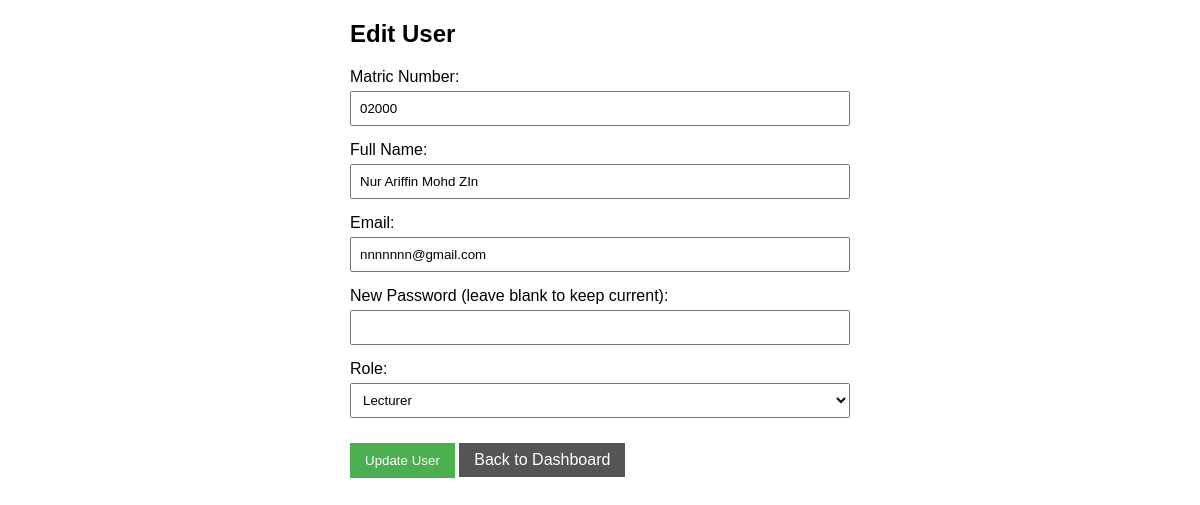
The app's page /edit.php?id=1 (signed in) with its own data.
### tables this page shows
CREATE TABLE `users` (
  `id` int(11) NOT NULL,
  `matric` varchar(20) NOT NULL,
  `name` varchar(100) NOT NULL,
  `email` varchar(100) NOT NULL,
  `password` varchar(255) NOT NULL,
  `accessLevel` varchar(20) NOT NULL
);

### edit.php (the view, shortened to what this page needs)
<?php
$conn = new mysqli('localhost', 'root', '', 'Lab_5b');
$id = $_GET['id'];
$sql = "SELECT * FROM users WHERE id = ?";
$stmt = $conn->prepare($sql);
$stmt->bind_param("i", $id);
$stmt->execute();
$result = $stmt->get_result();
$user = $result->fetch_assoc();
?>
<!DOCTYPE html>
<html>
<head>
</head>
<body>
    <div class="container">
        <h2>Edit User</h2>
        <form method="post" action="">
            <div class="form-group">
                <label for="matric">Matric Number:</label>
                <input type="text" id="matric" name="matric" value="<?php echo htmlspecialchars($user['matric']); ?>" required>
            </div>
            <div class="form-group">
                <label for="name">Full Name:</label>
                <input type="text" id="name" name="name" value="<?php echo htmlspecialchars($user['name']); ?>" required>
            </div>
            <div class="form-group">
                <label for="email">Email:</label>
                <input type="email" id="email" name="email" value="<?php echo htmlspecialchars($user['email']); ?>" required>
            </div>
            <div class="form-group">
                <label for="password">New Password (leave blank to keep current):</label>
                <input type="password" id="password" name="password">
            </div>
            <div class="form-group">
                <label for="accessLevel">Role:</label>
                <select id="accessLevel" name="accessLevel" required>
                    <option value="lecturer" <?php echo ($user['accessLevel'] == 'lecturer') ? 'selected' : ''; ?>>Lecturer</option>
                </select>
            </div>
            <button type="submit">Update User</button>
            <a href="dashboard.php" class="back-btn">Back to Dashboard</a>
        </form>
    </div>
</body>
</html>

### edit.php (style rules this page uses)
body { font-family: Arial, sans-serif; margin: 20px; }
.container { max-width: 500px; margin: 0 auto; }
.form-group { margin-bottom: 15px; }
label { display: block; margin-bottom: 5px; }
input, select { width: 100%; padding: 8px; box-sizing: border-box; }
button { padding: 10px 15px; background-color: #4CAF50; color: white; border: none; cursor: pointer; }
.back-btn { display: inline-block; margin-top: 10px; padding: 8px 15px; background-color: #555; color: white; text-decoration: none; }

### records on screen
users: matric "02000", name "Nur Ariffin Mohd ZIn", email "nnnnnnn@gmail.com", accessLevel "Lecturer"
